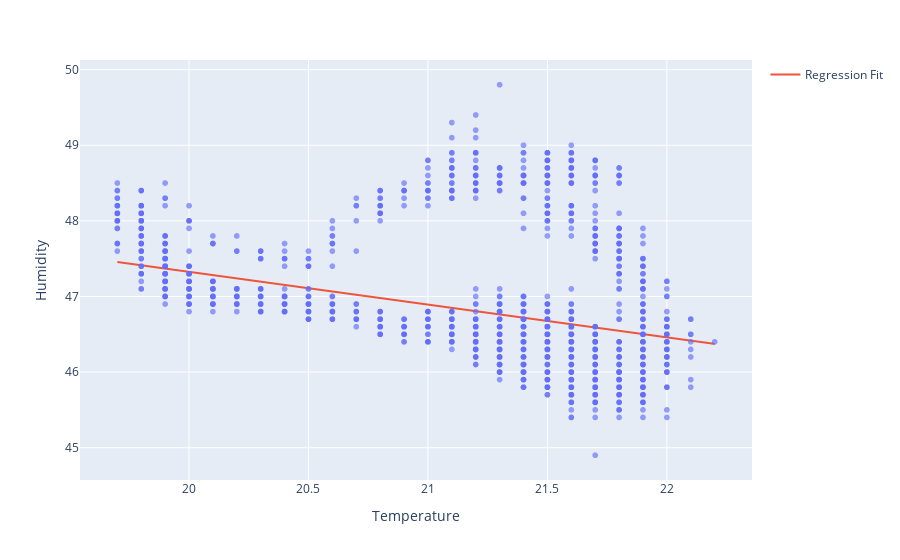

The cell this chart's notebook holds for it:
### Code cell
df = dht_data
X = df.Temperature.values.reshape(-1, 1)

model = LinearRegression()
model.fit(X, df.Humidity)

x_range = np.linspace(X.min(), X.max(), 100)
y_range = model.predict(x_range.reshape(-1, 1))

fig = px.scatter(df, x='Temperature', y='Humidity', opacity=0.65)
fig.add_traces(go.Scatter(x=x_range, y=y_range, name='Regression Fit'))
fig.show()

### Figure 1 — Plotly figure (JSON) as saved in the notebook; plotly's stock layout.template omitted (floating-point values rounded to 4 significant figures; data arrays with more than 128 entries replaced by an {"elided": "..."} marker saying what was removed)
{"data": [{"hovertemplate": "Temperature=%{x}<br>Humidity=%{y}<extra></extra>", "legendgroup": "", "marker": {"color": "#636efa", "opacity": 0.65, "symbol": "circle"}, "mode": "markers", "name": "", "showlegend": false, "type": "scattergl", "x": {"elided": "2661 float values"}, "xaxis": "x", "y": {"elided": "2661 float values"}, "yaxis": "y"}, {"name": "Regression Fit", "type": "scatter", "x": [19.7, 19.73, 19.75, 19.78, 19.8, 19.83, 19.85, 19.88, 19.9, 19.93, 19.95, 19.98, 20.0, 20.03, 20.05, 20.08, 20.1, 20.13, 20.15, 20.18, 20.21, 20.23, 20.26, 20.28, 20.31, 20.33, 20.36, 20.38, 20.41, 20.43, 20.46, 20.48, 20.51, 20.53, 20.56, 20.58, 20.61, 20.63, 20.66, 20.68, 20.71, 20.74, 20.76, 20.79, 20.81, 20.84, 20.86, 20.89, 20.91, 20.94, 20.96, 20.99, 21.01, 21.04, 21.06, 21.09, 21.11, 21.14, 21.16, 21.19, 21.22, 21.24, 21.27, 21.29, 21.32, 21.34, 21.37, 21.39, 21.42, 21.44, 21.47, 21.49, 21.52, 21.54, 21.57, 21.59, 21.62, 21.64, 21.67, 21.69, 21.72, 21.75, 21.77, 21.8, 21.82, 21.85, 21.87, 21.9, 21.92, 21.95, 21.97, 22.0, 22.02, 22.05, 22.07, 22.1, 22.12, 22.15, 22.17, 22.2], "y": [47.46, 47.45, 47.43, 47.42, 47.41, 47.4, 47.39, 47.38, 47.37, 47.36, 47.35, 47.34, 47.33, 47.31, 47.3, 47.29, 47.28, 47.27, 47.26, 47.25, 47.24, 47.23, 47.22, 47.2, 47.19, 47.18, 47.17, 47.16, 47.15, 47.14, 47.13, 47.12, 47.11, 47.1, 47.08, 47.07, 47.06, 47.05, 47.04, 47.03, 47.02, 47.01, 47.0, 46.99, 46.97, 46.96, 46.95, 46.94, 46.93, 46.92, 46.91, 46.9, 46.89, 46.88, 46.87, 46.85, 46.84, 46.83, 46.82, 46.81, 46.8, 46.79, 46.78, 46.77, 46.76, 46.74, 46.73, 46.72, 46.71, 46.7, 46.69, 46.68, 46.67, 46.66, 46.65, 46.64, 46.62, 46.61, 46.6, 46.59, 46.58, 46.57, 46.56, 46.55, 46.54, 46.53, 46.51, 46.5, 46.49, 46.48, 46.47, 46.46, 46.45, 46.44, 46.43, 46.42, 46.41, 46.39, 46.38, 46.37]}], "layout": {"autosize": true, "legend": {"tracegroupgap": 0}, "margin": {"t": 60}, "xaxis": {"anchor": "y", "autorange": true, "domain": [0, 1], "range": [19.55, 22.35], "title": {"text": "Temperature"}, "type": "linear"}, "yaxis": {"anchor": "x", "autorange": true, "domain": [0, 1], "range": [44.52, 50.18], "title": {"text": "Humidity"}, "type": "linear"}}}
